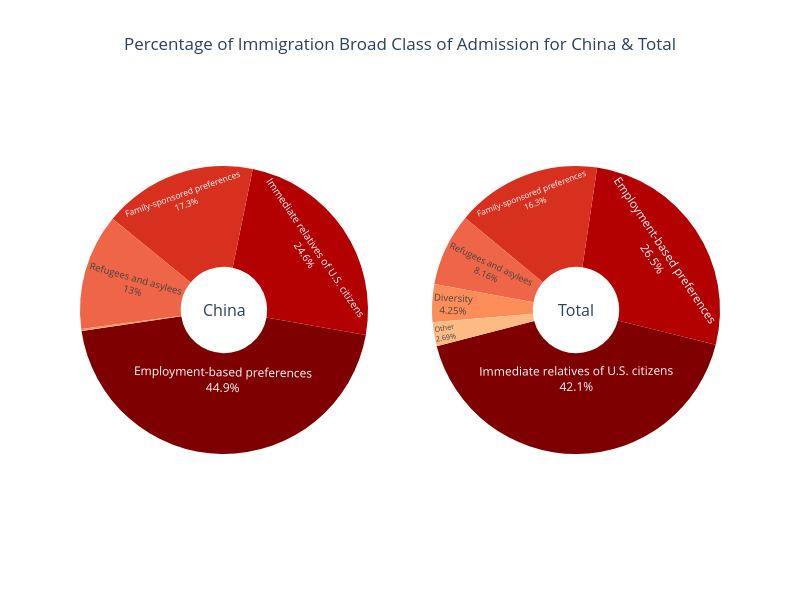

Notebook source saved alongside this figure:
### Code cell
'''Explore the Distribution of CN Immigration Class'''
fig4 = make_subplots(
    rows=1, cols=2, shared_xaxes=True,
    specs=[[{'type':'pie'}, {'type':'pie'}]], 
    vertical_spacing=0.05)


# CN BY CLASS
fig4.add_trace(
    go.Pie(
        values=cn_by_class_sorted['Amount'], 
        labels=cn_by_class_sorted['Class'], 
        name='CN by Class',
        marker_colors = px.colors.sequential.OrRd_r,
        rotation=100,
        hole=0.3
),
    row=1, col=1)

# TOTAL BY CLASS
fig4.add_trace(
    go.Pie(
        values=total_by_class_sorted['Amount'], 
        labels=total_by_class_sorted['Class'], 
        name='Total Class',
        marker_colors = px.colors.sequential.OrRd_r,
        rotation=104,
        hole=0.3
),
    row=1, col=2)


fig4.update_traces(
    textinfo='percent+label',
    textposition='inside',
    textfont_size=12
)


fig4.update_layout(
    title_x=0.5,
    title_text='Percentage of Immigration Broad Class of Admission for China & Total',
    showlegend=False,
    width=800, height=600,
    annotations = [dict(text='China', x=sum(fig4.get_subplot(1, 1).x)/2, y=0.5, 
                        font_size=16, showarrow=False, xanchor='center'),
                   
                   dict(text='Total', x=sum(fig4.get_subplot(1, 2).x)/2, y=0.5, 
                        font_size=16, showarrow=False, xanchor='center')]

)

fig4.show()

### Figure 1 — Plotly figure (JSON) as saved in the notebook; plotly's stock layout.template omitted (floating-point values rounded to 4 significant figures)
{"data": [{"domain": {"x": [0, 0.45], "y": [0, 1]}, "hole": 0.3, "labels": ["Employment-based preferences", "Immediate relatives of U.S. citizens", "Family-sponsored preferences", "Refugees and asylees", "Other", "Diversity"], "marker": {"colors": ["rgb(127,0,0)", "rgb(179,0,0)", "rgb(215,48,31)", "rgb(239,101,72)", "rgb(252,141,89)", "rgb(253,187,132)", "rgb(253,212,158)", "rgb(254,232,200)", "rgb(255,247,236)"]}, "name": "CN by Class", "rotation": 100, "textfont": {"size": 12}, "textinfo": "percent+label", "textposition": "inside", "type": "pie", "values": [30514, 16698, 11738, 8861, 106, 33]}, {"domain": {"x": [0.55, 1], "y": [0, 1]}, "hole": 0.3, "labels": ["Immediate relatives of U.S. citizens", "Employment-based preferences", "Family-sponsored preferences", "Refugees and asylees", "Diversity", "Other"], "marker": {"colors": ["rgb(127,0,0)", "rgb(179,0,0)", "rgb(215,48,31)", "rgb(239,101,72)", "rgb(252,141,89)", "rgb(253,187,132)", "rgb(253,212,158)", "rgb(254,232,200)", "rgb(255,247,236)"]}, "name": "Total Class", "rotation": 104, "textfont": {"size": 12}, "textinfo": "percent+label", "textposition": "inside", "type": "pie", "values": [428268, 270284, 166041, 83082, 43233, 27441]}], "layout": {"annotations": [{"font": {"size": 16}, "showarrow": false, "text": "China", "x": 0.225, "xanchor": "center", "y": 0.5}, {"font": {"size": 16}, "showarrow": false, "text": "Total", "x": 0.775, "xanchor": "center", "y": 0.5}], "height": 600, "showlegend": false, "title": {"text": "Percentage of Immigration Broad Class of Admission for China & Total", "x": 0.5}, "width": 800}}
